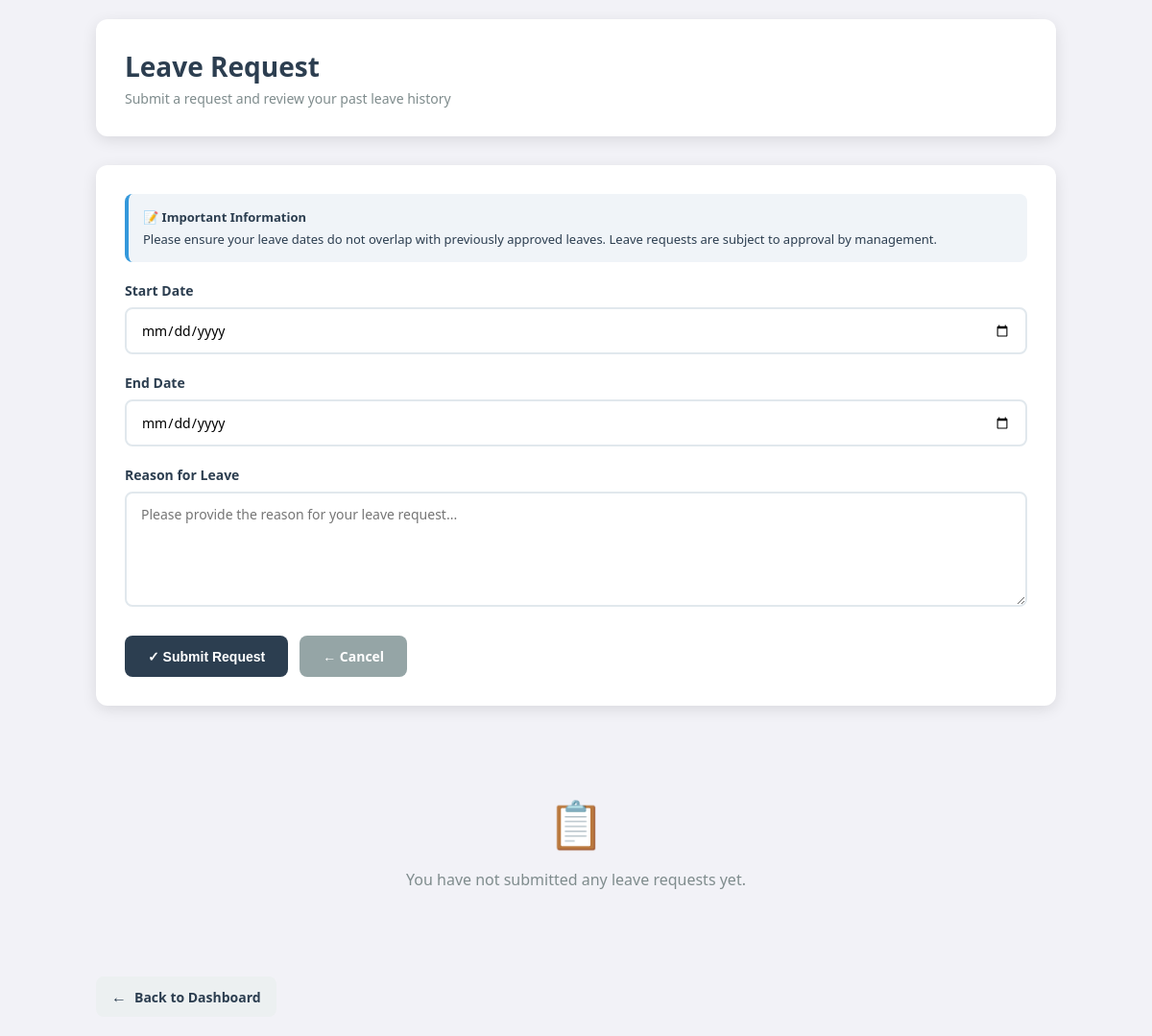
/request-leave/ (signed in), run on an earlier commit of the app's database.
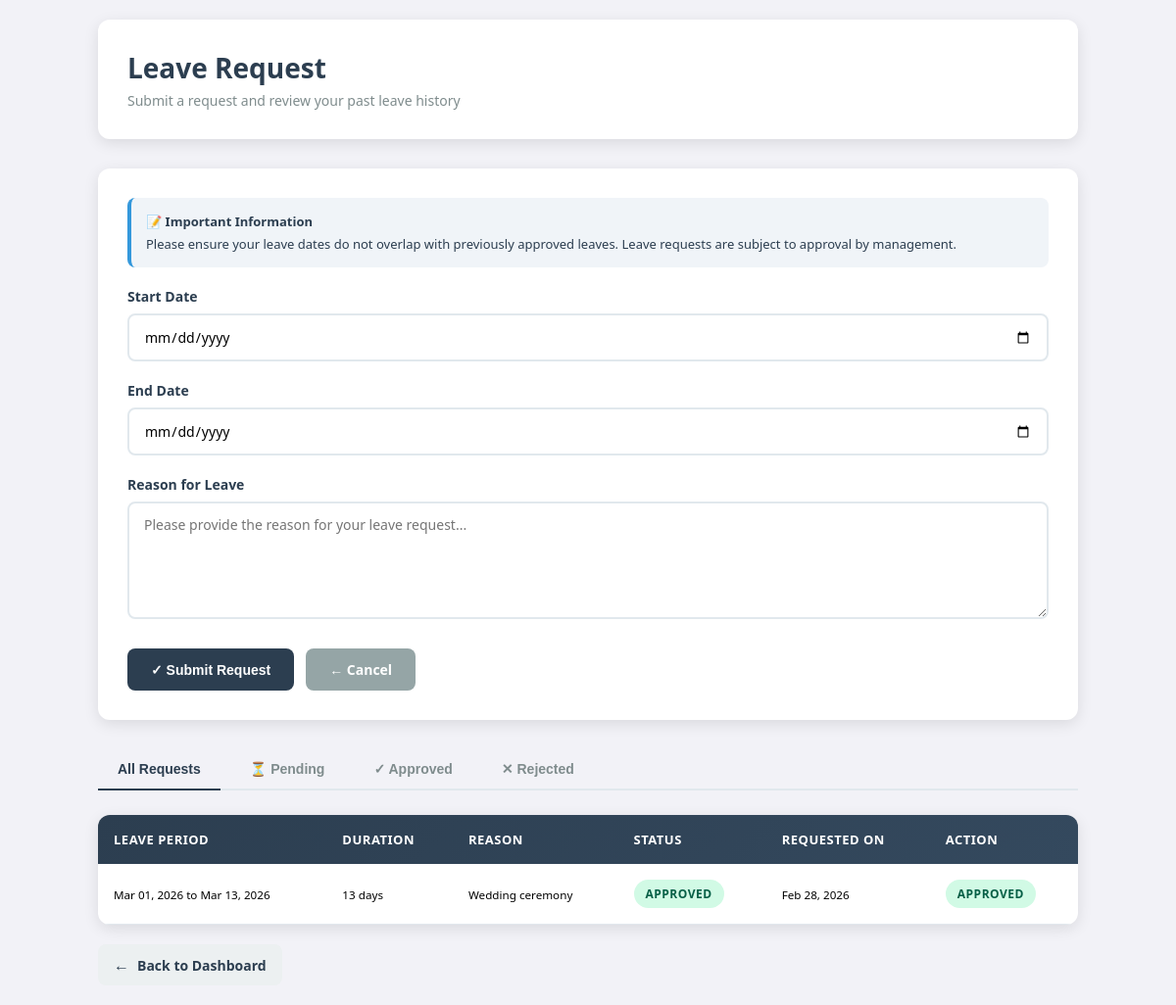
And on a later commit of the database.
### attendance/models.py (models this page shows, shortened)
class Leave(models.Model):
    STATUS_CHOICES = [
        ('Pending', 'Pending'),
        ('Approved', 'Approved'),
        ('Rejected', 'Rejected'),
    ]
    user = models.ForeignKey(User, on_delete=models.CASCADE)
    start_date = models.DateField()
    end_date = models.DateField()
    reason = models.TextField()
    status = models.CharField(
        max_length=10,
        choices=STATUS_CHOICES,
        default='Pending'
    )
    approved_by = models.ForeignKey(
        User,
        on_delete=models.SET_NULL,
        null=True,
        blank=True,
        related_name='approved_leaves'
    )
    created_at = models.DateTimeField(auto_now_add=True)

### attendance/views.py (the view, shortened to what this page needs)
# urls.py: path('request-leave/', request_leave, name='request_leave'),
@login_required
@login_required
def request_leave(request):
    leaves = Leave.objects.filter(user=request.user).order_by("-created_at")
    leave_durations = {leave.id: (leave.end_date - leave.start_date).days + 1 for leave in leaves}
    return render(request, "attendance/request_leave.html", {
        "leaves": leaves,
        "leave_durations": leave_durations,
    })

### attendance/templatetags/custom_filters.py (called while the page is built)
@register.filter
def get_item(dictionary, key):
    if dictionary is None:
        return None
    return dictionary.get(key, None)

### attendance/templates/attendance/request_leave.html (shortened to what the changed rows need)
{% load static %}
{% load custom_filters %}
<!DOCTYPE html>
<html>
<head>
    <link rel="stylesheet" href="{% static 'attendance/leaves.css' %}">
</head>
<body>
<div class="container">
    <div class="page-header">
        <h2>Leave Request</h2>
    </div>
    {% if leaves %}
        <div class="tabs" style="margin-top:30px;">
            <button class="tab active" data-status="all">All Requests</button>
            <button class="tab" data-status="pending">⏳ Pending</button>
            <button class="tab" data-status="approved">✓ Approved</button>
            <button class="tab" data-status="rejected">✕ Rejected</button>
        </div>
        <div class="tab-content active" id="all-content">
            <div class="table-container">
                <div class="table-responsive">
                    <table>
                        <thead>
                            <tr>
                                <th>Leave Period</th>
                                <th>Duration</th>
                                <th>Reason</th>
                                <th>Status</th>
                                <th>Requested On</th>
                                <th>Action</th>
                            </tr>
                        </thead>
                        <tbody>
                            {% for leave in leaves %}
                            <tr>
                                <td>
                                    <small>{{ leave.start_date|date:"M d, Y" }} to {{ leave.end_date|date:"M d, Y" }}</small>
                                </td>
                                <td>
                                    <small>{{ leave_durations|get_item:leave.id }} days</small>
                                </td>
                                <td>
                                    <small>{{ leave.reason|truncatewords:15 }}</small>
                                </td>
                                <td>
                                    <span class="status-badge status-{{ leave.status|lower }}">
                                        {{ leave.status }}
                                    </span>
                                </td>
                                <td>
                                    <small>{{ leave.created_at|date:"M d, Y" }}</small>
                                </td>
                                <td>
                                    {% if leave.status == "Pending" %}
                                        <a href="{% url 'cancel_leave' leave.id %}" class="action-link action-reject">Cancel</a>
                                    {% else %}
                                        <span class="status-badge status-{{ leave.status|lower }}">
                                            {{ leave.status }}
                                        </span>
                                    {% endif %}
                                </td>
                            </tr>
                            {% endfor %}
                        </tbody>
                    </table>
                </div>
            </div>
        </div>
    {% else %}
        <div class="empty-state" style="margin-top:30px;">
            <div class="empty-state-icon">📋</div>
            <p>You have not submitted any leave requests yet.</p>
        </div>
    {% endif %}
</div>
</body>
</html>

What changed in the data, as far as the page shows it:
added Leave: start_date "Mar 01, 2026", end_date "Mar 13, 2026", id "13", reason "Wedding ceremony", status "APPROVED", created_at "Feb 28, 2026"
Also different on the page:
text no longer shown: "📋 You have not submitted any leave requests yet."
text now shown: "All Requests ⏳ Pending ✓ Approved ✕ Rejected LEAVE PERIOD DURATION REASON STATUS REQUESTED ON ACTION"
